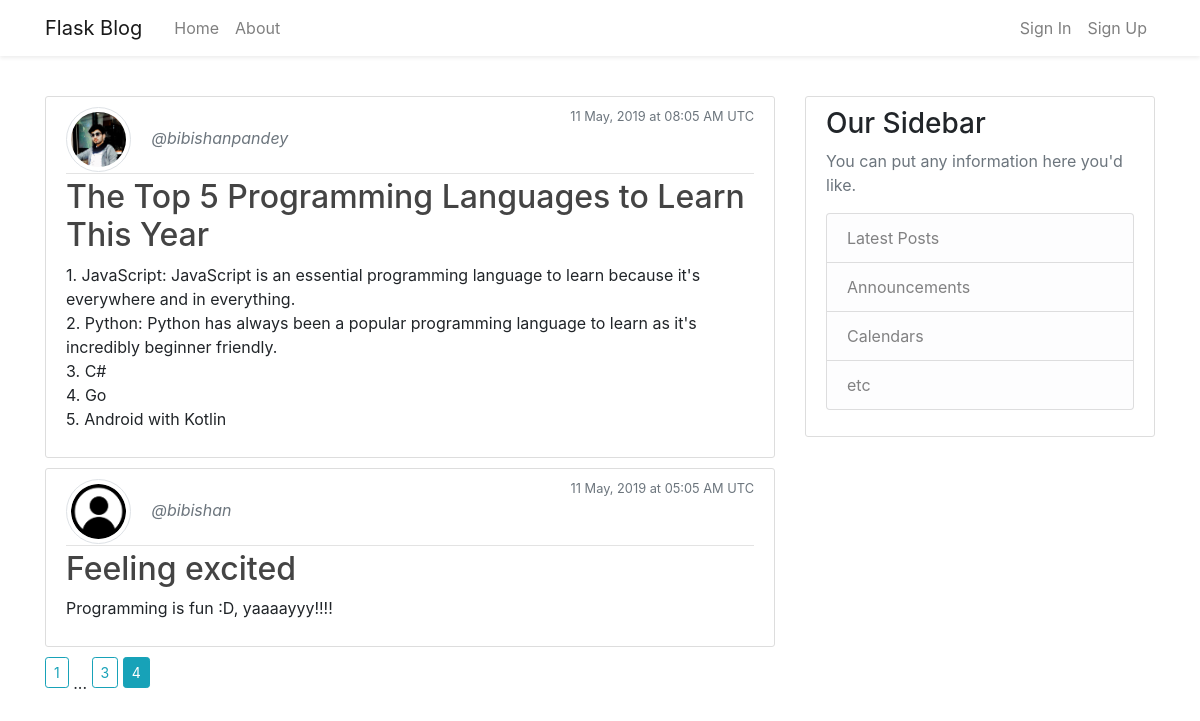
/home?page=4, run on the app's committed database.
### flask_blog/models.py (models this page shows, shortened)
class Post(db.Model):
    id = db.Column(db.Integer, primary_key = True)
    title = db.Column(db.String(100), nullable = False)
    date_posted = db.Column(db.DateTime, nullable = False, default = datetime.utcnow)
    content = db.Column(db.Text, nullable = False)
    user_id = db.Column(db.Integer, db.ForeignKey('user.id'), nullable = False)

class User(db.Model, UserMixin):
    id = db.Column(db.Integer, primary_key = True)
    username = db.Column(db.String(20), unique = True, nullable = False)
    email = db.Column(db.String(120), unique = True, nullable = False)
    image_file = db.Column(db.String(20), nullable = False, default = 'default.png')
    password = db.Column(db.String(60), nullable = False)
    posts = db.relationship('Post', backref = 'author', lazy = True)

### flask_blog/main/routes.py (the view)
@main.route("/")
@main.route("/home")
def home():
    page = request.args.get('page', 1, type = int)
    posts = Post.query.order_by(Post.date_posted.desc()).paginate(page = page, per_page = 2)
    return render_template('home.html', posts = posts)

### flask_blog/templates/home.html
{% extends 'layout.html' %}
{% block content %}
    {% for post in posts.items %}
        <article class="media content-section">
            <div class="media-body">
                <div class="article-metadata">
                    <img class="rounded-circle article-img img-thumbnail" src="{{ url_for('static', filename = 'images/' + post.author.image_file) }}">
                    <a class="mr-2 text-muted font-italic" href="{{ url_for('users.user_posts', username = post.author.username) }}">@{{ post.author.username }}</a>
                    <small class="text-muted float-right">{{ post.date_posted.strftime('%d %B, %Y at %H:%m %p UTC') }}</small>
                </div>
                <h2><a class="article-title" href="{{ url_for('posts.post', post_id = post.id) }}">{{ post.title }}</a></h2>
                <p class="article-content">{{ post.content }}</p>
            </div>
        </article>
    {% endfor %}
    {% for page_num in posts.iter_pages(left_edge=1, right_edge=1, left_current=1, right_current=2) %}
        {% if page_num %}
            {% if posts.page == page_num %}
                <a class="btn btn-sm btn-info mb-4" href="{{ url_for('main.home', page=page_num) }}">{{ page_num }}</a>
            {% else %}
                <a class="btn btn-sm btn-outline-info mb-4" href="{{ url_for('main.home', page = page_num) }}">{{ page_num }}</a>
            {% endif %}
        {% else %}
            ...
        {% endif %}
    {% endfor %}
{% endblock content %}

### flask_blog/static/css/main.css (style rules this page uses)
.content-section { background: #ffffff; padding: 10px 20px; border: 1px solid #dddddd; border-radius: 3px; margin-bottom: 10px; }
.article-title { color: #444444; }
.article-content { white-space: pre-line; }
.article-img { height: 65px; width: 65px; margin-right: 16px; }
.article-metadata { padding-bottom: 1px; margin-bottom: 4px; border-bottom: 1px solid #e3e3e3 }

### data on the page
Post: image_file (picture), author.username "bibishanpandey", date_posted "11 May, 2019 at 08:05 AM UTC", title "The Top 5 Programming Languages to Learn This Year", content "1. JavaScript: JavaScript is an essential programming language to learn because it's everywhere and in everything. 2. Python: Python has always been a popular programming language to learn as it's incredibly beginner friendly. 3. C# 4. Go 5. Android with Kotlin"
Post: image_file (placeholder picture), author.username "bibishan", date_posted "11 May, 2019 at 05:05 AM UTC", title "Feeling excited", content "Programming is fun :D, yaaaayyy!!!!"

### other printed values
{{ page_num }} "1" "3"
{{ page_num }} "4"
